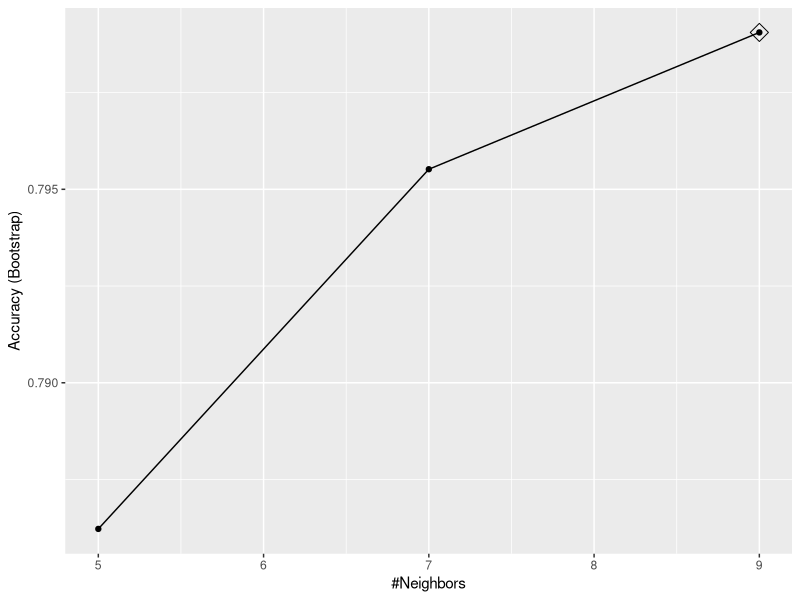
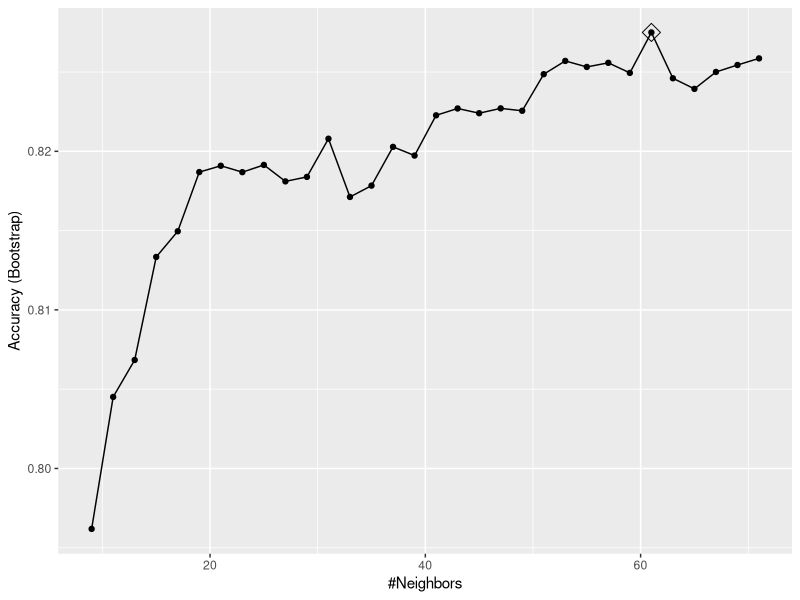
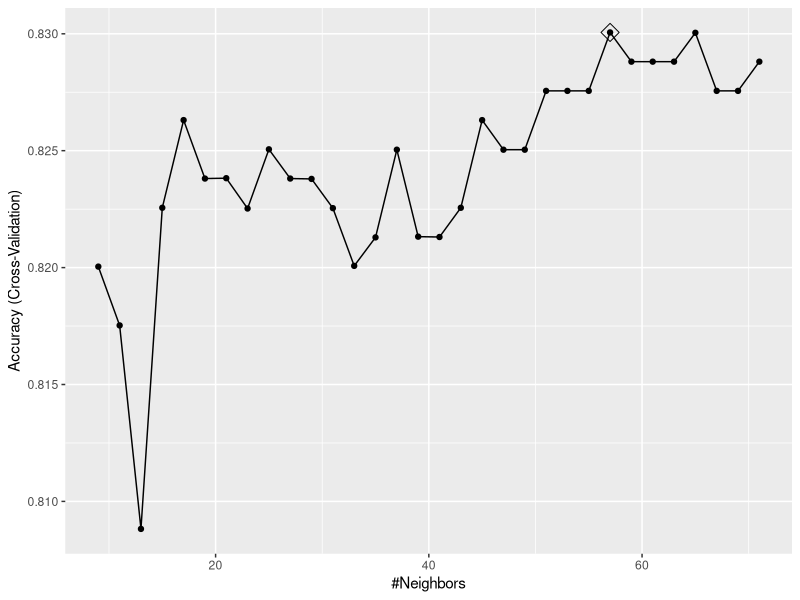
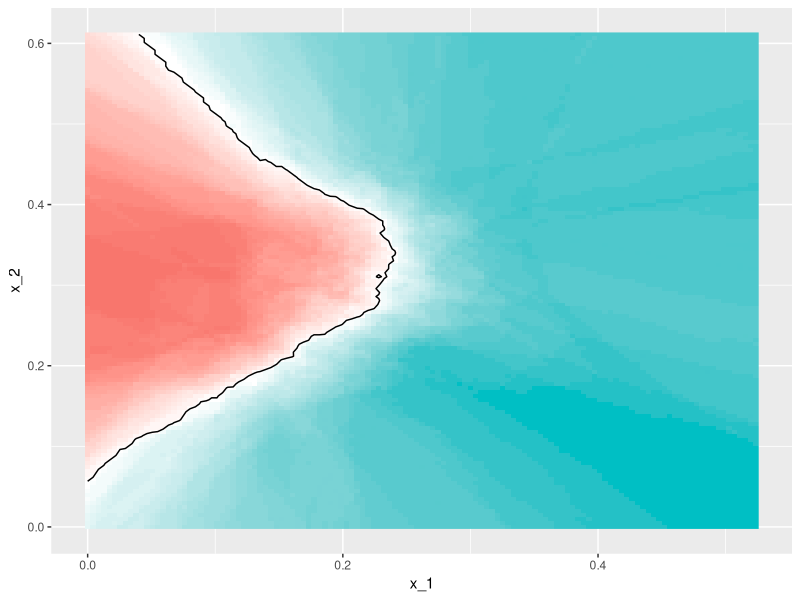
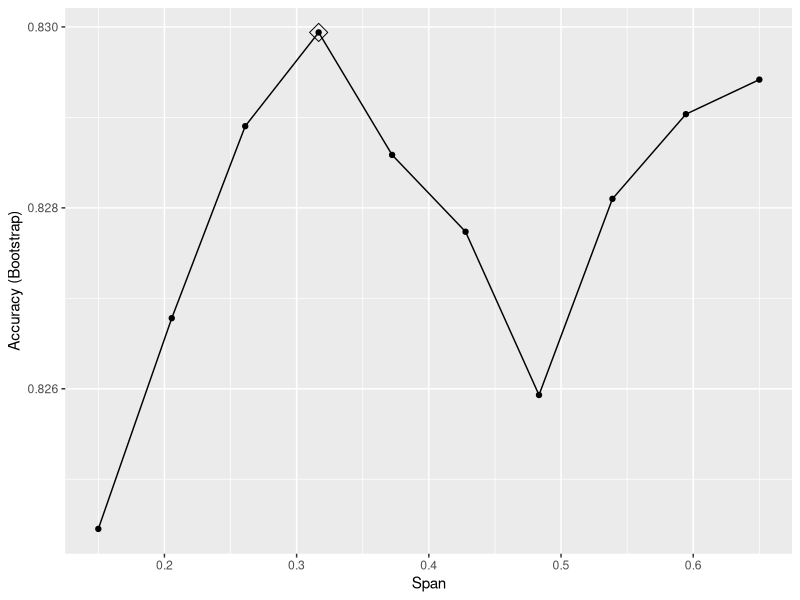
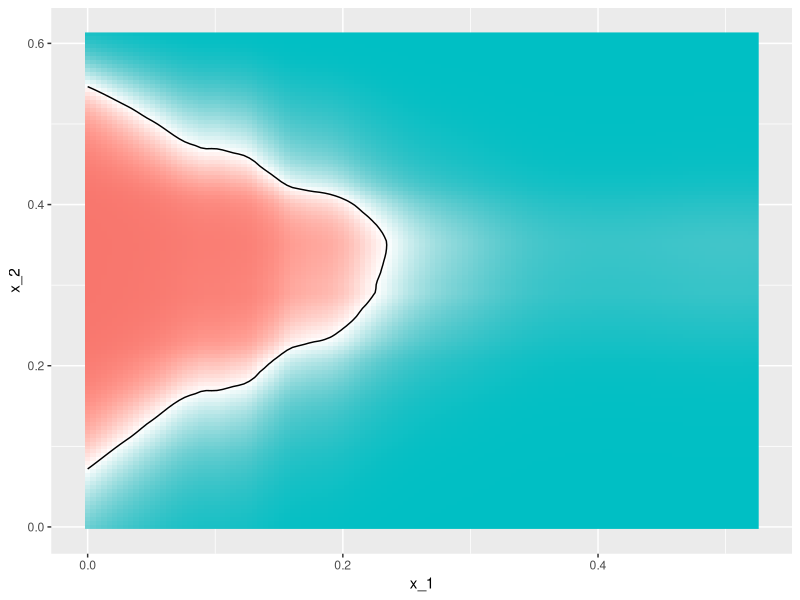

These figures' R source, in order:
#8.machine learning - 5.1 caret and loess packages
#caret
library(tidyverse)
library(dslabs)
data("mnist_27")

#train() lets us train algorithms
library(caret)
train_glm <- train(y~., method = "glm", data = mnist_27$train)
train_knn <- train(y~., method = "knn", data = mnist_27$train)

#predict.train() lets us predict
y_hat_glm <- predict(train_glm, mnist_27$test, type = "raw")
y_hat_knn <- predict(train_knn, mnist_27$test, type = "raw")

#compare accuracy of algorithms
confusionMatrix(y_hat_glm, mnist_27$test$y)$overall[["Accuracy"]]
confusionMatrix(y_hat_knn, mnist_27$test$y)$overall[["Accuracy"]]

#get information on models
getModelInfo("knn") #find out what parameters are optimized
modelLookup("knn") #quick lookup

#view result of cross validation using ggplot
#highlight = TRUE highlights the max
ggplot(train_knn, highlight = TRUE)

#use tune grid parameter to change k default parameters
set.seed(2008)
train_knn <- train(y~., method = "knn",
                   data = mnist_27$train, 
                   tuneGrid = data.frame(k=seq(9, 71, 2)))

ggplot(train_knn, highlight = TRUE)

#access parameter that maximizes the accuracy
train_knn$bestTune

#access best performing model
train_knn$finalModel

#predict() will use the best performing model
#accuracy for the best model when applied to the test set
confusionMatrix(predict(train_knn, mnist_27$test, type = "raw"),
                mnist_27$test$y)$overall[["Accuracy"]]

#change how we perform cross validation using trainControl() with 10 fold cross validation.  
control <- trainControl(method ="cv", number = 10, p=.9) #cross validation with 10 samples using 10% of the observations each
train_knn_cv <-train(y~., method = "knn",
                     data = mnist_27$train, 
                     tuneGrid = data.frame(k=seq(9, 71, 2)), 
                     trControl = control)
ggplot(train_knn_cv, highlight = TRUE)
#results component of the train output contains several summary statistics related to the estimate
names(train_knn$results)

#view best fitting knn model
plot_cond_prob <- function(p_hat=NULL){
  tmp <- mnist_27$true_p
  if(!is.null(p_hat)){
    tmp <- mutate(tmp, p=p_hat)
  }
  tmp %>% ggplot(aes(x_1, x_2, z=p, fill=p)) +
    geom_raster(show.legend = FALSE) +
    scale_fill_gradientn(colors=c("#F8766D","white","#00BFC4")) +
    stat_contour(breaks=c(0.5),color="black")
}

plot_cond_prob(predict(train_knn, mnist_27$true_p, type = "prob")[,2])

#loess
modelLookup("gamLoess")
# to try different values of span we need a column in the dable with the name degree.  define grid like this:
grid <- expand.grid(span = seq(0.15, 0.65, len = 10), degree = 1) 
#use default cross validation control parameters
train_loess <- train(y~., 
                     method = "gamLoess",
                     tuneGrid = grid,
                     data = mnist_27$train)
ggplot(train_loess, highlight = TRUE)                    
confusionMatrix(data = predict(train_loess, mnist_27$test), 
                reference = mnist_27$test$y)$overall["Accuracy"]
#view estimate of conditional probability
p1 <- plot_cond_prob(predict(train_loess, mnist_27$true_p, type = "prob")[,2])
p1
